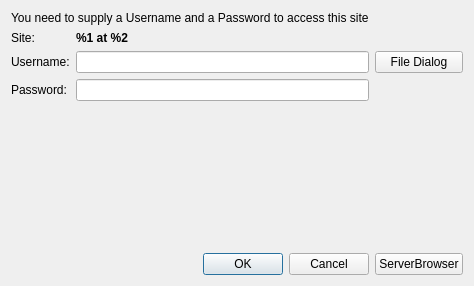
<?xml version="1.0" encoding="UTF-8"?>
<ui version="4.0">
 <class>Dialog</class>
 <widget class="QDialog" name="Dialog">
  <property name="geometry">
   <rect>
    <x>0</x>
    <y>0</y>
    <width>474</width>
    <height>286</height>
   </rect>
  </property>
  <property name="windowTitle">
   <string>Http authentication required</string>
  </property>
  <layout class="QGridLayout" name="gridLayout">
   <item row="0" column="0" colspan="3">
    <widget class="QLabel" name="label">
     <property name="text">
      <string>You need to supply a Username and a Password to access this site</string>
     </property>
     <property name="wordWrap">
      <bool>false</bool>
     </property>
    </widget>
   </item>
   <item row="2" column="0">
    <widget class="QLabel" name="label_2">
     <property name="text">
      <string>Username:</string>
     </property>
    </widget>
   </item>
   <item row="5" column="0" colspan="2">
    <widget class="QDialogButtonBox" name="buttonBox">
     <property name="orientation">
      <enum>Qt::Horizontal</enum>
     </property>
     <property name="standardButtons">
      <set>QDialogButtonBox::Cancel|QDialogButtonBox::Ok</set>
     </property>
    </widget>
   </item>
   <item row="3" column="1">
    <widget class="QLineEdit" name="passwordEdit">
     <property name="echoMode">
      <enum>QLineEdit::Password</enum>
     </property>
    </widget>
   </item>
   <item row="2" column="1">
    <widget class="QLineEdit" name="userEdit"/>
   </item>
   <item row="5" column="2">
    <widget class="QPushButton" name="newServerBrowser">
     <property name="text">
      <string>ServerBrowser</string>
     </property>
    </widget>
   </item>
   <item row="1" column="1">
    <widget class="QLabel" name="siteDescription">
     <property name="font">
      <font>
       <bold>true</bold>
      </font>
     </property>
     <property name="text">
      <string>%1 at %2</string>
     </property>
     <property name="wordWrap">
      <bool>true</bool>
     </property>
    </widget>
   </item>
   <item row="2" column="2">
    <widget class="QPushButton" name="fileDialogButton">
     <property name="text">
      <string>File Dialog</string>
     </property>
    </widget>
   </item>
   <item row="3" column="0">
    <widget class="QLabel" name="label_3">
     <property name="text">
      <string>Password:</string>
     </property>
    </widget>
   </item>
   <item row="1" column="0">
    <widget class="QLabel" name="label_4">
     <property name="text">
      <string>Site:</string>
     </property>
    </widget>
   </item>
   <item row="4" column="0">
    <spacer>
     <property name="orientation">
      <enum>Qt::Vertical</enum>
     </property>
     <property name="sizeHint" stdset="0">
      <size>
       <width>20</width>
       <height>40</height>
      </size>
     </property>
    </spacer>
   </item>
  </layout>
 </widget>
 <resources/>
 <connections>
  <connection>
   <sender>buttonBox</sender>
   <signal>accepted()</signal>
   <receiver>Dialog</receiver>
   <slot>accept()</slot>
   <hints>
    <hint type="sourcelabel">
     <x>259</x>
     <y>231</y>
    </hint>
    <hint type="destinationlabel">
     <x>157</x>
     <y>242</y>
    </hint>
   </hints>
  </connection>
  <connection>
   <sender>buttonBox</sender>
   <signal>rejected()</signal>
   <receiver>Dialog</receiver>
   <slot>reject()</slot>
   <hints>
    <hint type="sourcelabel">
     <x>327</x>
     <y>231</y>
    </hint>
    <hint type="destinationlabel">
     <x>286</x>
     <y>242</y>
    </hint>
   </hints>
  </connection>
 </connections>
</ui>
